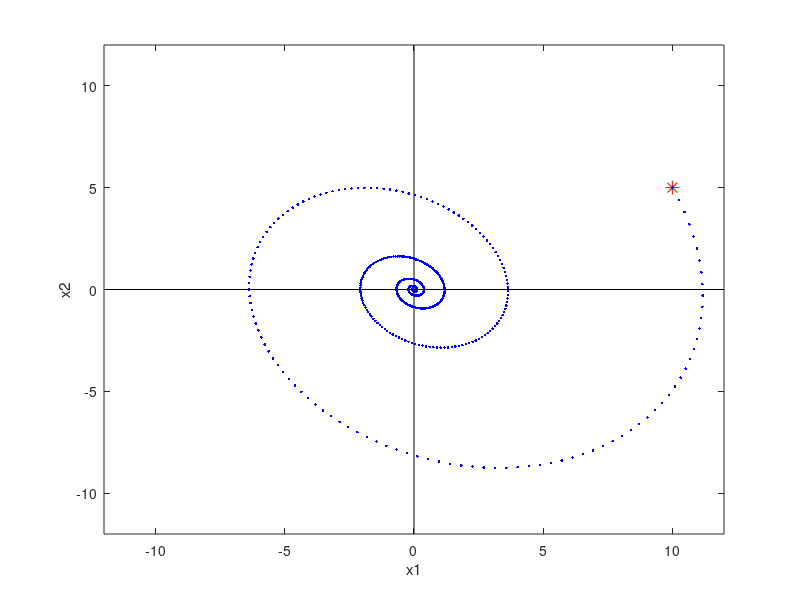

Source code (MATLAB):
% 例程 6.1  在相平面中展示二阶线性系统的轨迹
%  二阶线性系统
%  规范状态变量，原点为焦点
%  阻尼系数
delta = 0.2;
%  初始点
x10 = 10;
x20 = 5;
figure(1)
%  绘制坐标轴
plot([-12, 12], [0, 0], 'k');
hold on;
plot([0, 0], [-12, 12], 'k');
%  绘制初始点
plot(x10, x20, 'r*', 'MarkerSize', 10);
t = 0;
dt = 0.05;
x1 = x10;
x2 = x20;
%  欧拉积分法
while (t < 30)
    plot(x1, x2, 'b.');
    dx1 = x2*dt;
    dx2 = (-x1 - (2*delta*x2))*dt;
    x1 = x1 + dx1;
    x2 = x2 + dx2;
    t = t + dt;  %  时间增量
end
axis([-12, 12, -12, 12]);
xlabel('x1');  ylabel('x2');
